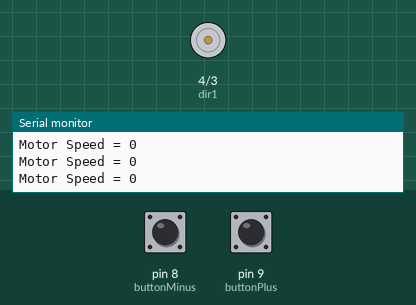
Bench run of a sketch on a simulated Arduino Uno, built with avr-gcc and run on an emulated ATmega328P. Parts: motor-driver pin pairs drawn as motors (green arrow = first pin HIGH = forward, orange = second pin HIGH = backward, longer = more drive, scaled by the enable pin), the last lines printed to the serial monitor. The test bench sets the inputs (shaded band); at power-on: pin 8 (buttonMinus) HIGH, pin 9 (buttonPlus) HIGH.

Above: at 1.2 s.
1.3 s: pin 8 (buttonMinus) pulled LOW for 1 s
At 3.4 s:
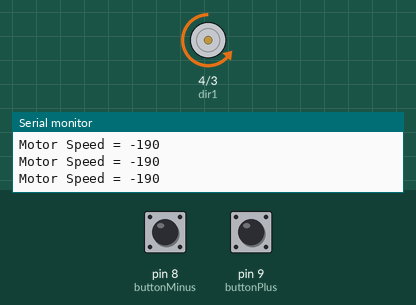
4.3 s: pin 9 (buttonPlus) pulled LOW for 3.2 s
At 7.5 s:
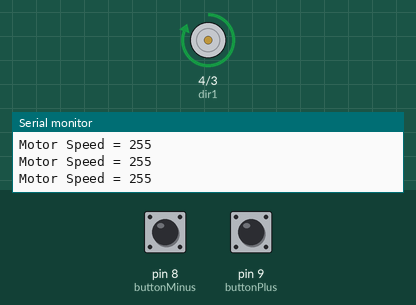
9.0 s: pin 8 (buttonMinus) pulled LOW for 3.2 s
At 13.3 s:
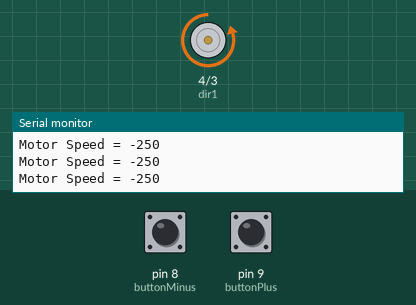
13.7 s: pin 9 (buttonPlus) pulled LOW for 1 s
At 15.5 s:
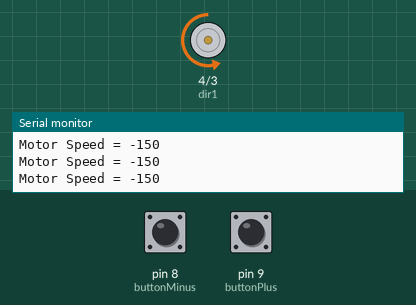
Timing chart, 0 to 17.0 s (numbered marks = the images above; inputs shaded):
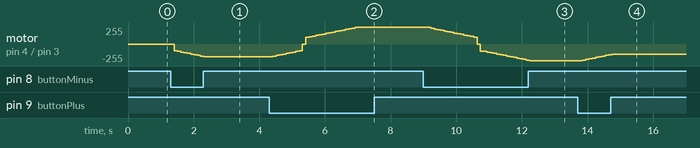

Measured:
- after the input at 1.3 s, motor on pin 4 (dir1) / pin 3 (dir2): moves from stopped to backward 190/255 over 0.90 s, starting after 0.10 s
- after the input at 4.3 s, motor on pin 4 (dir1) / pin 3 (dir2): moves from backward 190/255 to forward 255/255 over 2.6 s, starting after 0.11 s
- after the input at 9.0 s, motor on pin 4 (dir1) / pin 3 (dir2): moves from forward 255/255 to backward 250/255 over 3.1 s, starting after 0.13 s
- after the input at 13.7 s, motor on pin 4 (dir1) / pin 3 (dir2): moves from backward 250/255 to backward 150/255 over 0.90 s, starting after 0.14 s

The sketch:

DCMotorsPlusPushbuttons.ino
```cpp
int speedPin = 5;
int dir1 = 4;
int dir2 = 3;
int mSpeed = 0;
 int buttonMinus = 8;
 int buttonPlus = 9;
 int buttonMinusVal;
 int buttonPlusVal;


void setup() {
  // put your setup code here, to run once:
pinMode(speedPin, OUTPUT);
pinMode(dir1, OUTPUT);
pinMode(dir2, OUTPUT);
 pinMode(buttonMinus, INPUT);
 pinMode(buttonPlus, INPUT);
 digitalWrite(buttonMinus, HIGH);
 digitalWrite(buttonPlus, HIGH);
  Serial.begin(9600);
}

void loop() {
  // put your main code here, to run repeatedly:
 buttonMinusVal = digitalRead(buttonMinus);
 buttonPlusVal = digitalRead(buttonPlus);

  Serial.print("Motor Speed = ");
  Serial.println(mSpeed);
 delay(100);


if (buttonMinusVal == 0){
  mSpeed = mSpeed -10;
}
if (buttonPlusVal == 0){
  mSpeed = mSpeed +10;
}
if (mSpeed == 10){
  mSpeed = 100;
}
if (mSpeed == -10){
  mSpeed = -100;
}

if (mSpeed>255){
  mSpeed = 255;
}
if (mSpeed<-255){
  mSpeed = -255;
}
if (mSpeed ==90){
  mSpeed =0;
}
if (mSpeed ==-90){
  mSpeed =0;
}
if (mSpeed == 95){
  mSpeed =0;
}
if (mSpeed ==-95){
  mSpeed =0;
}
if (mSpeed ==0){
  analogWrite(speedPin, 0);
}
if(mSpeed<0){
  digitalWrite(dir1, LOW);
digitalWrite(dir2, HIGH);
analogWrite(speedPin, abs(mSpeed));
}
if (mSpeed>0){
digitalWrite(dir1, HIGH);
digitalWrite(dir2, LOW);
analogWrite(speedPin,mSpeed);
}


}
```
